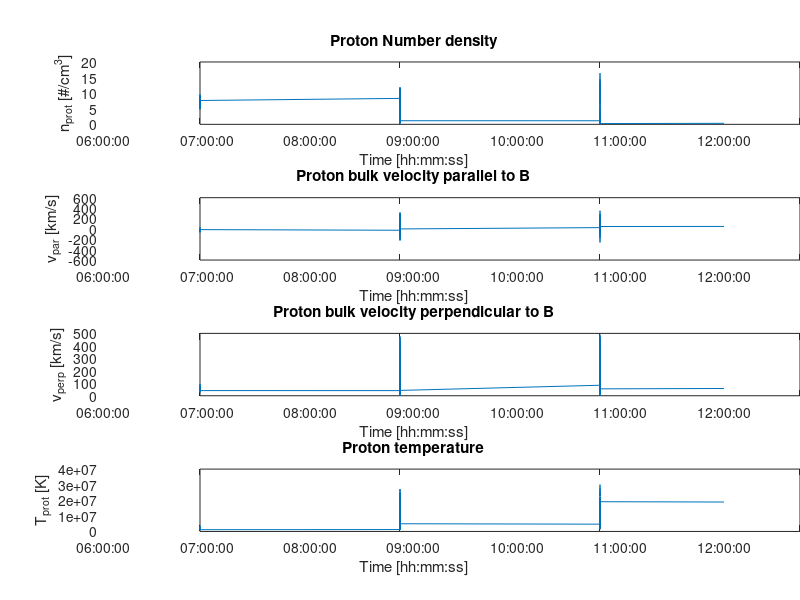
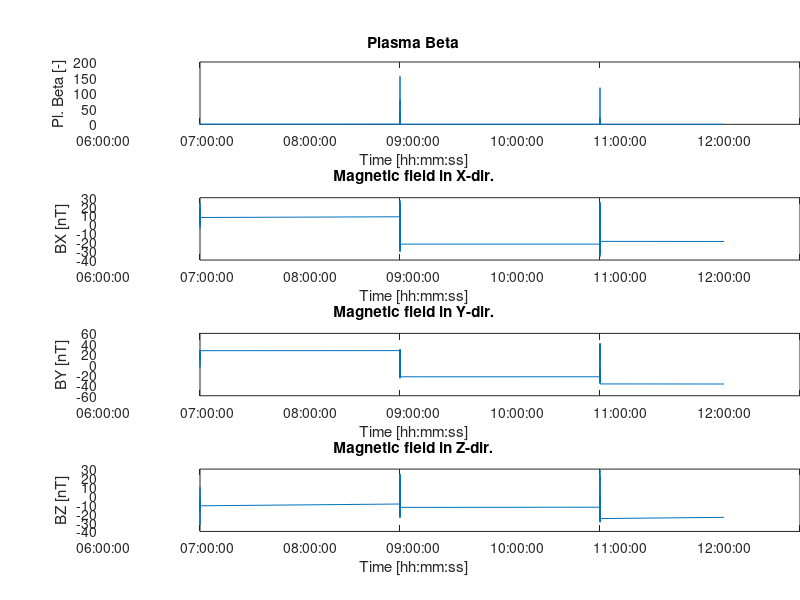
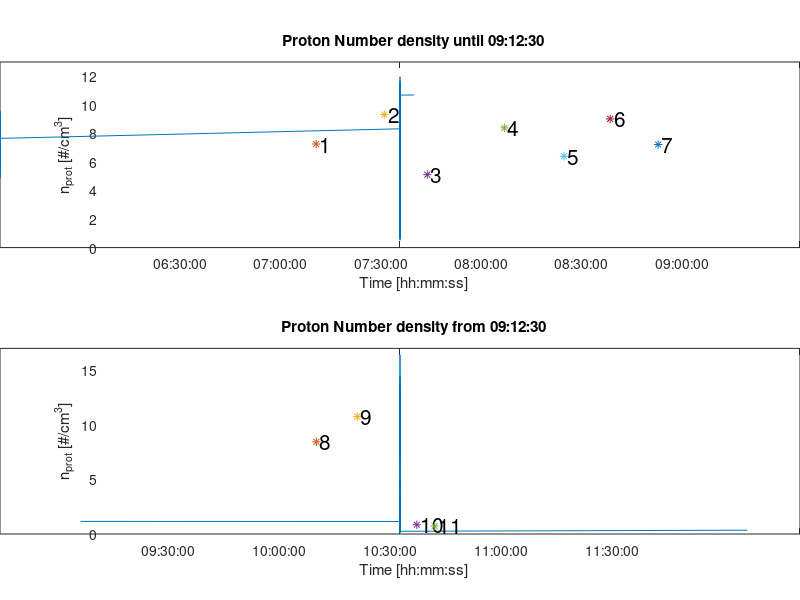

These charts were generated, in order, by the following MATLAB code:
clear all;
close all;
load('20020509_data.mat')
s = size(BX);

A(:,1) = BX';
A(:,2) = BY';
A(:,3) = BZ';

zerotime=matlab_time-matlab_time(1);

miu_zero=1.2566370614*10^(-6); % permeability of vacuum
echarge=1.602677*10^(-19);
Boltzk=1.3806488*10^(-23);
Bx=BX/10^9;
By=BY/10^9;
Bz=BZ/10^9;
xgse=X_gse*6378000;
ygse=Y_gse*6378000;
zgse=Z_gse*6378000;

% temperature recalculation, T still in eV, needs to be in K. T is tensor
% so (Tpar+2Tperp)/3 happens
T=(Tpar_H+2*Tperp_H)/3*echarge/(Boltzk); % for temeprature /3 , for plasma_Beta /2

figure(1); % plot the velocity, density, temperature
xlim1=0.0043;
xlim2=0.25046;
ylim1=-50;
ylim2=50;

subplot(4,1,1);
plot(matlab_time,n_H);
datetick('x','HH:MM:SS');
xlabel('Time [hh:mm:ss]');
ylabel('n_{prot} [#/cm^3]');
title('Proton Number density')
subplot(4,1,2);
plot(matlab_time,vpar_H);
datetick('x','HH:MM:SS');
xlabel('Time [hh:mm:ss]');
ylabel('v_{par} [km/s]');
title('Proton bulk velocity parallel to B')
subplot(4,1,3);
plot(matlab_time,vperp_H);
datetick('x','HH:MM:SS');
xlabel('Time [hh:mm:ss]');
ylabel('v_{perp} [km/s]');
title('Proton bulk velocity perpendicular to B')
subplot(4,1,4);
plot(matlab_time,T);
datetick('x','HH:MM:SS');
xlabel('Time [hh:mm:ss]');
ylabel('T_{prot} [K]');
title('Proton temperature')

% plasma Beta
% change according to basic units - n_H (cm to m), B (nT to T), Temperature
% (eV to J) and again (Tpar+2Tperp)/2 this time, B = sqrt(BX^2+BY^2+BZ^2), but sqrt goes away with power2 in
% equation for plasmaBeta
plasma_Beta=(10^6*n_H.*(Tpar_H+2*Tperp_H)/2*echarge)./((BX.^2+BY.^2+BZ.^2)*10^(-18)/(2*miu_zero));

figure(2); % plot of the plasma beta and mag field

subplot(4,1,1);
plot(matlab_time,plasma_Beta);
datetick('x','HH:MM:SS');
xlabel('Time [hh:mm:ss]');
ylabel('Pl. Beta [-]');
title('Plasma Beta')
subplot(4,1,2);
plot(matlab_time,BX);
datetick('x','HH:MM:SS');
xlabel('Time [hh:mm:ss]');
ylabel('BX [nT]');
title('Magnetic field in X-dir.')
subplot(4,1,3);
plot(matlab_time,BY);
datetick('x','HH:MM:SS');
xlabel('Time [hh:mm:ss]');
ylabel('BY [nT]');
title('Magnetic field in Y-dir.')
subplot(4,1,4);
plot(matlab_time,BZ);
datetick('x','HH:MM:SS');
xlabel('Time [hh:mm:ss]');
ylabel('BZ [nT]');
title('Magnetic field in Z-dir.')
TickDownUp = [  
                295 300;
                430 455;
                506 513;
                660 704;
                764 795;
                863 895;
                944 984;
                1465 1500;
                1542 1581;
                1640 1677;
                1677 1713;
                          ];
        
t=size(TickDownUp);

for tick=1:t(1)
    for i=1:3;
        for j=1:3;
            M(i,j)=mean(A(TickDownUp(tick,1):TickDownUp(tick,2),i).*A(TickDownUp(tick,1):TickDownUp(tick,2),j))-mean(A(TickDownUp(tick,1):TickDownUp(tick,2),i))*mean(A(TickDownUp(tick,1):TickDownUp(tick,2),j));
        end;
    end;
    
    [V,D]=eig(M)
    f(1)=D(1);
    f(2)=D(5);
    f(3)=D(9);
    
    eigen=min(f);
    Index=find(f==eigen);
    switch(Index)
        case 1
            Normal(tick,1)=V(1);
            Normal(tick,2)=V(2);
            Normal(tick,3)=V(3);
        case 2
            Normal(tick,1)=V(4);
            Normal(tick,2)=V(5);
            Normal(tick,3)=V(6);
        case 3
            Normal(tick,1)=V(7);
            Normal(tick,2)=V(8);
            Normal(tick,3)=V(9);
    end;
end;

for i=1:t
    LocAtTics(i,1)=X_gse(round(mean(TickDownUp(i,:),2)));
    LocAtTics(i,2)=Y_gse(round(mean(TickDownUp(i,:),2)));
    LocAtTics(i,3)=Z_gse(round(mean(TickDownUp(i,:),2)));
end

figure(3);
plot3(X_gse,Y_gse,Z_gse,'LineWidth',2), hold on
xlabel('X_{gse} [RE]');
ylabel('Y_{gse} [RE]');
zlabel('Z_{gse} [RE]');
title('Sat. poss. in Space in GSE coord. + Magnetopause normal for each crossing')
for i=1:t
    plot3([LocAtTics(i,1),LocAtTics(i,1)+Normal(i,1)],[LocAtTics(i,2),LocAtTics(i,2)+Normal(i,2)],[LocAtTics(i,3),LocAtTics(i,3)+Normal(i,3)])
%     jj=num2str(zerotime(round(mean(TickDownUp(i,:),2))));
%     text(LocAtTics(i,1),LocAtTics(i,2),LocAtTics(i,3),jj)
    nmbr=num2str(i);
    text(LocAtTics(i,1)+Normal(i,1),LocAtTics(i,2)+Normal(i,2),LocAtTics(i,3)+Normal(i,3),nmbr);
end
grid on;
hold off;


% J calculation

for i=1:t
    Bfield(i,1) = (Bz(TickDownUp(i,2))-Bz(TickDownUp(i,1)))/(ygse(TickDownUp(i,2))-ygse(TickDownUp(i,1)))-(By(TickDownUp(i,2))-By(TickDownUp(i,1)))/(zgse(TickDownUp(i,2))-zgse(TickDownUp(i,1)));
    Bfield(i,2) = (Bx(TickDownUp(i,2))-Bx(TickDownUp(i,1)))/(zgse(TickDownUp(i,2))-zgse(TickDownUp(i,1)))-(Bz(TickDownUp(i,2))-Bz(TickDownUp(i,1)))/(xgse(TickDownUp(i,2))-xgse(TickDownUp(i,1)));
    Bfield(i,3) = (By(TickDownUp(i,2))-By(TickDownUp(i,1)))/(xgse(TickDownUp(i,2))-xgse(TickDownUp(i,1)))-(Bx(TickDownUp(i,2))-Bx(TickDownUp(i,1)))/(ygse(TickDownUp(i,2))-ygse(TickDownUp(i,1)));
J(i)=sqrt(Bfield(i,1).^2+Bfield(i,2).^2+Bfield(i,3).^2)/miu_zero;

end
J'

 % additional pics
 subplot(2,1,1);
plot(matlab_time(1:1100),n_H(1:1100)), hold on
datetick('x','HH:MM:SS');
axis([matlab_time(1) matlab_time(1100) 0 13]);
xlabel('Time [hh:mm:ss]');
ylabel('n_{prot} [#/cm^3]');
title('Proton Number density until 09:12:30');
for i=1:7
    nmbr=num2str(i);
    plot(matlab_time(round(mean(TickDownUp(i,:),2))),n_H(round(mean(TickDownUp(i,:)))),'*');
    text(matlab_time(7+round(mean(TickDownUp(i,:),2))),n_H(round(mean(TickDownUp(i,:),2))),nmbr,'FontSize',15);
    cross(i)=(matlab_time(round(mean(TickDownUp(i,:),2))));
end;
hold off;
subplot(2,1,2);
plot(matlab_time(1101:2209),n_H(1101:2209)), hold on
datetick('x','HH:MM:SS');
axis([matlab_time(1101) matlab_time(2209) 0 17]);
xlabel('Time [hh:mm:ss]');
ylabel('n_{prot} [#/cm^3]');
title('Proton Number density from 09:12:30')
for i=8:11
    nmbr=num2str(i);
    plot(matlab_time(round(mean(TickDownUp(i,:),2))),n_H(round(mean(TickDownUp(i,:)))),'*');
    text(matlab_time(7+round(mean(TickDownUp(i,:),2))),n_H(round(mean(TickDownUp(i,:),2))),nmbr,'FontSize',15);
    cross(i)=(matlab_time(round(mean(TickDownUp(i,:),2))));
end;
hold off; 
